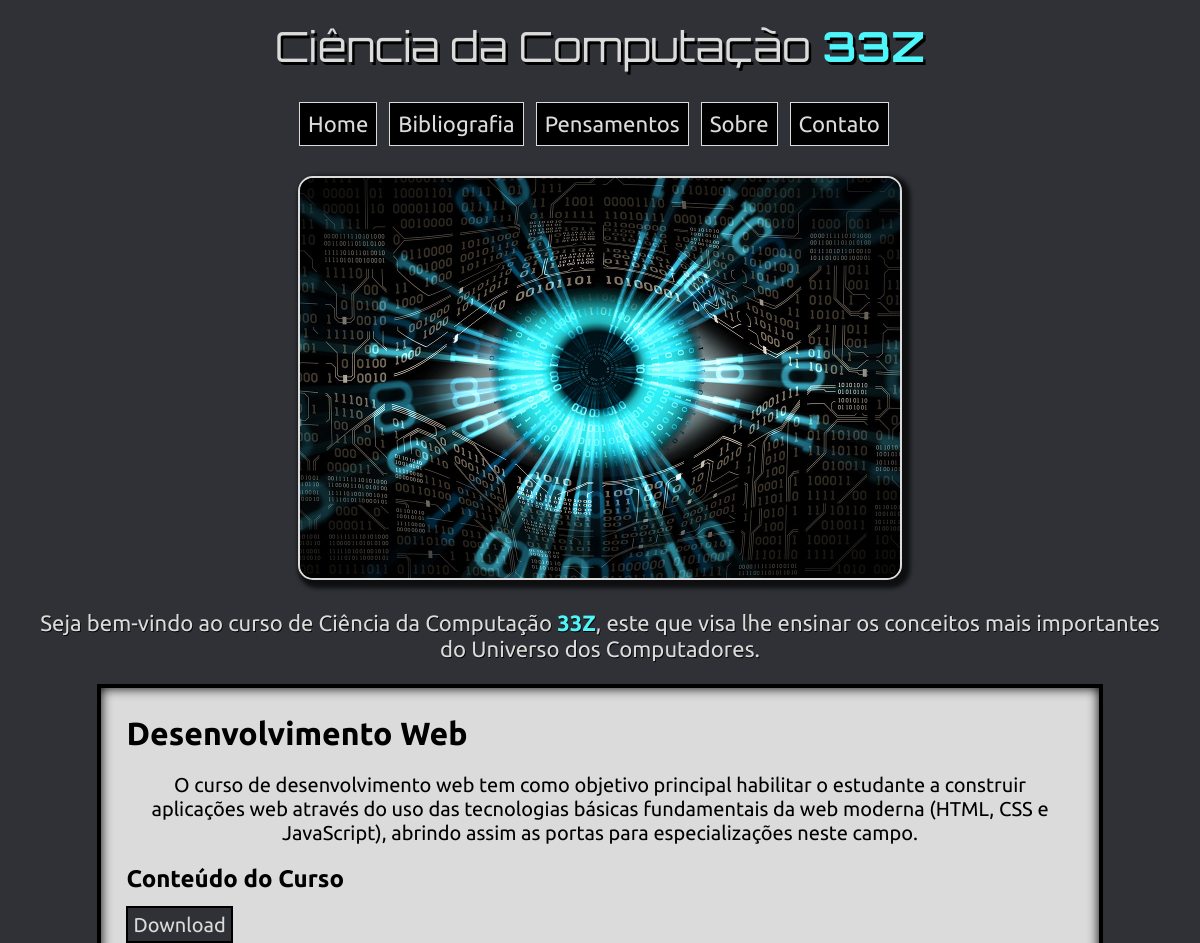
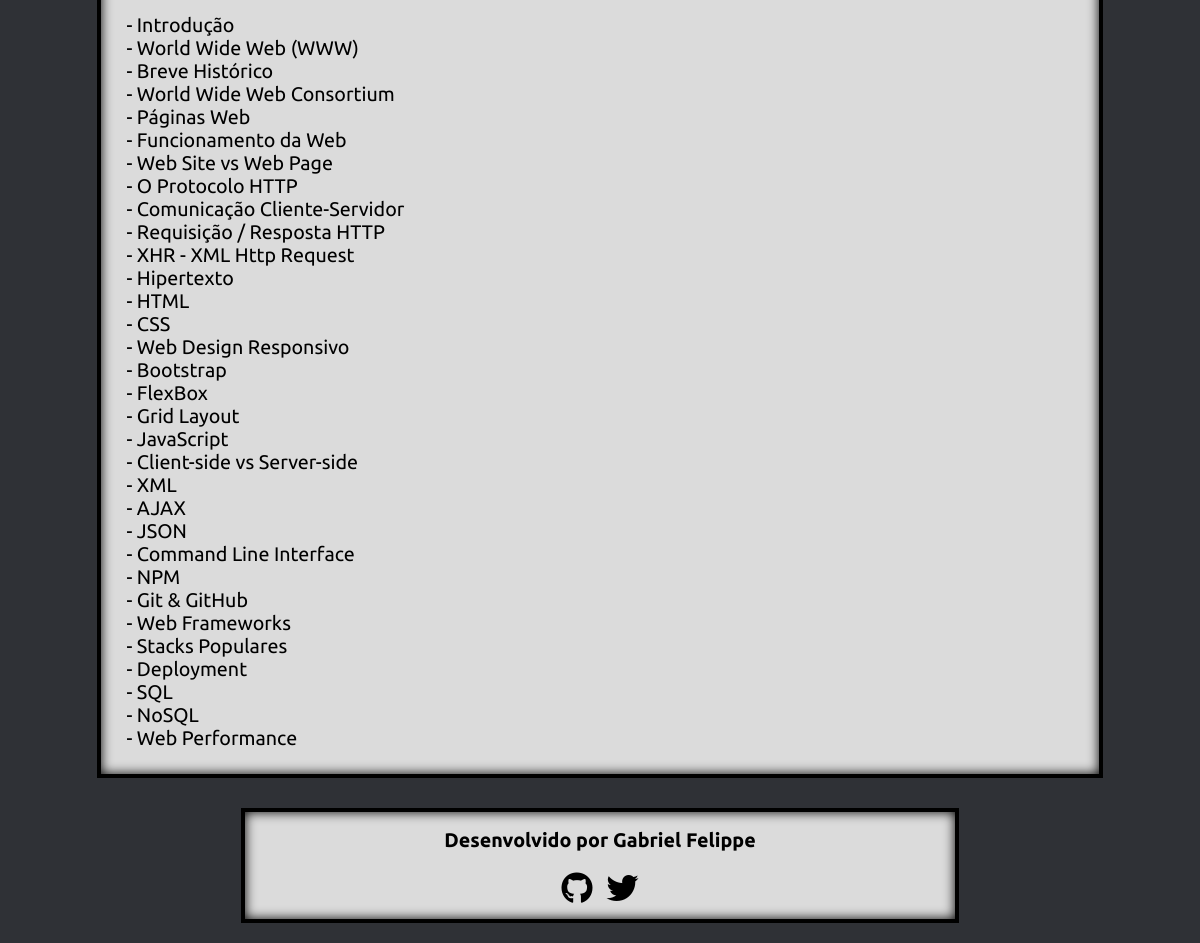
/desenvolvimento-web/, run on the app's committed database (2 pictures, top to bottom).
### cursos/models.py (models this page shows, shortened)
class Curso(models.Model):
    nome = models.CharField(max_length=200, unique=True)
    slug = models.SlugField(max_length=200, unique=True)
    autor = models.ForeignKey(User, on_delete= models.CASCADE,related_name='cursos')
    material = models.URLField(max_length=200, default='URL do material')
    icone = models.URLField(max_length=200, default='URL do ícone')
    atualizado_em = models.DateTimeField(auto_now=True)
    criado_em = models.DateTimeField(auto_now_add=True)
    info = MarkdownxField(default='Informação sobre o curso')
    conteudo = MarkdownxField()
    class Meta:
        ordering = ['criado_em']

### cursos/views.py (the view)
# urls.py: path('<slug:slug>/', views.CursoDetail.as_view(), name='curso_detalhes'),
class CursoDetail(generic.DetailView):
    model = Curso
    template_name = 'curso_detalhes.html'

### cursos/templates/curso_detalhes.html
{% extends 'base.html' %}
{% load static %}
{% block content %}
<div class="conteudo-detalhes">
    <h1>{{ curso.nome }}</h1>
    <p>{{ curso.info }}</p>
    <h2>Conteúdo do Curso</h2>
    <div><a class="material-download" href="{{ curso.material }}">Download</a></div>
    <p>{{ curso.conteudo | safe | linebreaks }}</p>
</div>
{% endblock content %}

### cursos/static/css/styles.css (style rules this page uses)
body { background-color: #2f3136; }
.material-download { border: 2px solid black; font-size: 1.25rem; background-color: #2f3136; color: #DBDBDB; text-decoration: none; padding: 5px; }
.conteudo-detalhes { padding: 5px 25px 5px 25px; background-color: #DBDBDB; border: 4px solid black; box-shadow: inset 0 0 12px #000000; width: 80%; margin: 0 auto; margin-bottom: 30px; font-family: 'Ubuntu', sans-serif; }
.conteudo-detalhes > p:first-of-type { text-align: center; font-size: 1.25rem; }
.conteudo-detalhes > p { font-size: 1.23rem; }

### data on the page
Curso: nome "Desenvolvimento Web", info "O curso de desenvolvimento web tem como objetivo principal habilitar o estudante a construir aplicações web através do uso das tecnologias básicas fundamentais da web moderna (HTML, CSS e JavaScript), abrindo assim as portas para especializações neste campo.", conteudo "- Introdução - World Wide Web (WWW) - Breve Histórico - World Wide Web Consortium - Páginas Web - Funcionamento da Web - Web Site vs Web Page - O Protocolo HTTP - Comunicação Cliente-Servidor - Requisição / Resposta HTTP - XHR - XML Http Request - Hipertexto - HTML - CSS - Web Design Responsivo - Bootstrap - FlexBox - Grid Layout - JavaScript - Client-side vs Server-side - XML - AJAX - JSON - Command Line Interface - NPM - Git & GitHub - Web Frameworks - Stacks Populares - Deployment - SQL - NoSQL - Web Performance"
